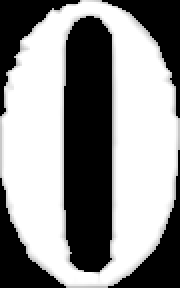
#> input picture research/templates/enormous_numbers/0.png, 90 x 144 px, found by its file name (shown 2 times larger); its folder holds only this picture in this run
$ python matcher.py --input templates/enormous_numbers
#> lines starting #> are read from the running program, lines starting #| are printed output that depends on the picture; after the words box and inside, x2 and y2 are one past the last pixel; in counts of white or black regions, pixels touching at a corner belong together
import cv2
import numpy as np
import os
import argparse
from pathlib import Path

# ===== CONFIGURATION =====
WORKING_HEIGHT = 36
CANVAS_SIZE = 64
BLUR_SIGMA = 1.0
OFFSETS = [-1, 0, 1]
# ========================

# Global pre-computed translation matrices for Wiggle SSD
WIGGLE_MATRICES = [
    np.float32([[1, 0, dx], [0, 1, dy]])
    for dy in OFFSETS
    for dx in OFFSETS
]

def calculate_h_symmetry(canvas):
    """Calculates horizontal symmetry score (lower is more symmetric)."""
    flipped = cv2.flip(canvas, 1) # 1 = horizontal flip
    diff = canvas - flipped
    return np.sum(diff * diff)

def prepare_canvas(img, target_h):
    """Scales, centers by bounding box, and blurs an image into a fixed canvas."""
    # 1. Upscale
    h_orig, w_orig = img.shape
    scale = target_h / h_orig
    new_w = max(1, int(w_orig * scale))
    upscaled = cv2.resize(img, (new_w, target_h), interpolation=cv2.INTER_CUBIC if scale > 1 else cv2.INTER_AREA)

    # 2. Find bounding box of the actual content
    _, thresh = cv2.threshold(upscaled, 1, 255, cv2.THRESH_BINARY)
    coords = cv2.findNonZero(thresh)
    if coords is None:
        return np.zeros((CANVAS_SIZE, CANVAS_SIZE), dtype=np.float32)

    x, y, w, h = cv2.boundingRect(coords)
    crop = upscaled[y:y+h, x:x+w]

    # 3. Center in canvas based on GEOMETRIC center of bounding box
    canvas = np.zeros((CANVAS_SIZE, CANVAS_SIZE), dtype=np.uint8)
    off_x = (CANVAS_SIZE - w) // 2
    off_y = (CANVAS_SIZE - h) // 2
    canvas[off_y:off_y+h, off_x:off_x+w] = crop

    # 4. Blur and convert to float (0.0 to 1.0)
    canvas_f = canvas.astype(np.float32) / 255.0
    blurred = cv2.GaussianBlur(canvas_f, (0, 0), BLUR_SIGMA)
    return blurred

def load_templates(templates_dir):
    """Loads and pre-processes digit templates."""
    templates = {}
    if not os.path.exists(templates_dir):
        print(f"Template directory {templates_dir} not found!")
        return templates

    for filename in os.listdir(templates_dir):
        if filename.endswith(".png"):
            char = filename.replace(".png", "")
            if char == "slash":
                char = "/"
            img = cv2.imread(os.path.join(templates_dir, filename), cv2.IMREAD_GRAYSCALE)
            if img is not None:
                # Pre-process template into canvas now to save time later
                templates[char] = prepare_canvas(img, WORKING_HEIGHT)
    return templates

def match_digit(digit_img, processed_templates):
    """Matches a digit image using 'Wiggle SSD' (best of pre-computed offsets)."""
    input_canvas = prepare_canvas(digit_img, WORKING_HEIGHT)

    all_matches = []

    # 1. Pre-compute 9 shifted versions of the input canvas
    shifted_inputs = []

    for dy in OFFSETS:
        for dx in OFFSETS:
            # Shift Input by (-dx, -dy)
            M = np.float32([[1, 0, -dx], [0, 1, -dy]])
            shifted = cv2.warpAffine(input_canvas, M, (CANVAS_SIZE, CANVAS_SIZE))
            shifted_inputs.append(shifted)

    # 2. Compare against all templates
    for char, template_canvas in processed_templates.items():
        best_ssd = float('inf')

        # Check against all 9 pre-shifted inputs
        for shifted_input in shifted_inputs:
            diff = shifted_input - template_canvas
            ssd = np.sum(diff * diff)
            if ssd < best_ssd:
                best_ssd = ssd

        all_matches.append((best_ssd, char))

    all_matches.sort()

    # --- TIE-BREAKER LOGIC ---
    # In small fonts, '0' is often confused with '3', '6', or '9'.
    # We use horizontal symmetry as a tie-breaker when matches are close.
    tb_info = ""
    if len(all_matches) > 1:
        best_ssd, best_char = all_matches[0]
        second_ssd, second_char = all_matches[1]

        asym_chars = {'3', '6', '9'}
        is_conflict = (best_char == '0' and second_char in asym_chars) or \
                      (best_char in asym_chars and second_char == '0')

        # Trigger if SSD difference is less than 20% of the winner
        if is_conflict:
            if (second_ssd - best_ssd < best_ssd * 0.20):
                input_canvas = prepare_canvas(digit_img, WORKING_HEIGHT)
                sym_score = calculate_h_symmetry(input_canvas)

                # 1. Identified as 0 but is asymmetric (SymH > 60) -> Swap to 3/6/9
                if best_char == '0' and sym_score > 60:
                    all_matches[0], all_matches[1] = all_matches[1], all_matches[0]
                    tb_info = f" [SwapH:{sym_score:.1f}]"
                # 2. Identified as 3/6/9 but is symmetric (SymH < 40) -> Swap to 0
                elif best_char in asym_chars and sym_score < 40:
                    all_matches[0], all_matches[1] = all_matches[1], all_matches[0]
                    tb_info = f" [SwapH:{sym_score:.1f}]"
                else:
                    tb_info = f" [TrustH:{sym_score:.1f}]"
            else:
                tb_info = " [GapOK]"

    return all_matches, tb_info

def parse_expected(filename):
    """Parses the expected value from the filename."""
    if "_val_" in filename:
        val_str = filename.split("_val_")[-1].replace(".png", "")
        if val_str == "slash": return "/"
        if val_str == "dot": return "."
        if val_str == "extra": return "extra"
        return val_str
    return "unknown"

def main():
    parser = argparse.ArgumentParser(description="Match extracted digits against templates.")
    parser.add_argument("--input", type=str, required=True, help="Directory containing extracted digit images")
    parser.add_argument("--templates", type=str, default="research/templates/enormous_numbers", help="Directory containing template images")
    args = parser.parse_args()

    # templates are now pre-processed canvases
    templates = load_templates(args.templates)
#> in load_templates, img is the input picture: shape (144, 90); min 0, max 255, mean 144.6
#> in prepare_canvas, `upscaled = cv2.resize(img, (new_w, target_h), interpolation=cv2.INTER_..`:
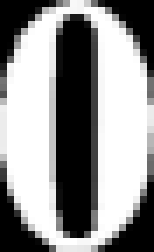
#> upscaled: shape (36, 22) (shown 7 times larger); min 0, max 255, mean 144.6
#> in prepare_canvas, `_, thresh = cv2.threshold(upscaled, 1, 255, cv2.THRESH_BINARY)`:
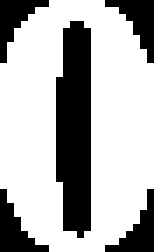
#> thresh: shape (36, 22) (shown 7 times larger); 69.4% white; 5 black regions, box (x1, y1, x2, y2) and area: (8, 3, 13, 34) 134, (15, 0, 22, 9) 28, (0, 27, 7, 36) 28, (0, 0, 7, 9) 26, (15, 27, 22, 36) 26
#> in prepare_canvas, `coords = cv2.findNonZero(thresh)`: coords = contour of 550 points, box (x1, y1, x2, y2) (0, 0, 22, 36), area 0
#> in prepare_canvas, `x, y, w, h = cv2.boundingRect(coords)`: x = 0; w = 22; h = 36
#> in prepare_canvas, `off_x = (CANVAS_SIZE - w) // 2`: off_x = 21
#> in prepare_canvas, `off_y = (CANVAS_SIZE - h) // 2`: off_y = 14
#> in prepare_canvas, `canvas[off_y:off_y+h, off_x:off_x+w] = crop`:
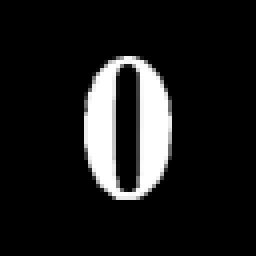
#> canvas: shape (64, 64) (shown 4 times larger); min 0, max 255, mean 28
#> in prepare_canvas, `blurred = cv2.GaussianBlur(canvas_f, (0, 0), BLUR_SIGMA)`:
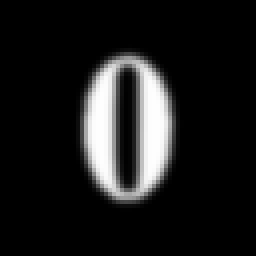
#> blurred: shape (64, 64) float32 (shown 4 times larger); min 0, max 1, mean 0.11
#> templates = 1 item
    if not templates:
        return

    input_dir = Path(args.input)
    if not input_dir.exists():
        print(f"Input directory {input_dir} not found!")
        return

    files = sorted(list(input_dir.glob("*.png")))
    print(f"Found {len(files)} digits in {input_dir}")
    print(f"{'Filename':<35} | {'Exp':<3} | {'Best':<4} | {'SSD':<7} | {'2nd':<4} | {'SSD2':<7} | {'Status'}")
    print("-" * 90)

    matches = total = 0
    mismatches = []
    closest_margin = float('inf')
    closest_info = ""

    resource_results = {}

    for f in files:
        img = cv2.imread(str(f), cv2.IMREAD_GRAYSCALE)
        if img is None: continue

        expected = parse_expected(f.name)
        all_matches, tb_info = match_digit(img, templates)
#> after the loop in match_digit, `for dy in OFFSETS:`: shifted_inputs = 9 items
#> the loop in match_digit, `for char, template_canvas in processed_templates.items():` made 1 pass
#> char on pass 1: '0'
#> after the loop in match_digit, `for char, template_canvas in processed_templates.items():`: all_matches = [(0, '0')]
#> all_matches = [(0, '0')]; tb_info = ''

        best_score, best_char = all_matches[0]
#> best_score = 0; best_char = '0'
        second_score, second_char = all_matches[1] if len(all_matches) > 1 else (float('inf'), "?")
#> second_score = inf; second_char = '?'

        # Track resource-level results
        # Filename example: wood_total_pos_00_val_5.png
        res_name = "_".join(f.stem.split("_")[:2])
        if res_name not in resource_results:
            resource_results[res_name] = []
        resource_results[res_name].append(best_char)

        margin = second_score - best_score
#> margin = inf
        if margin < closest_margin:
            closest_margin = margin
            closest_info = f"{f.name} (Best: '{best_char}', 2nd: '{second_char}', Margin: {margin:.2f})"

        status = "OK" if best_char == expected else "FAIL"
#> status = 'FAIL'
        status += tb_info

        if best_char == expected:
            matches += 1
        elif expected != "extra":
            mismatches.append((f.name, expected, best_char, best_score))

        total += 1
        print(f"{f.name[:35]:<35} | {expected:<3} | {best_char:<4} | {best_score:<7.2f} | {second_char:<4} | {second_score:<7.2f} | {status}")
#| 0.png                               | unknown | 0    | 0.00    | ?    | inf     | FAIL

    print("-" * 90)

    # Reconstructed Strings Summary
    print("\nReconstructed Value Summary:")

    # Special Case: If idle_vils was not in the segments at all, it was likely skipped as "0"
    if "idle_vils" not in resource_results:
        print(f"  {'idle_vils':<20}: 0 (Short-circuited / No segments found)")

    for res, chars in sorted(resource_results.items()):
        val_str = "".join(chars)
        print(f"  {res:<20}: {val_str}")

    if total > 0:
        print(f"\nMatch Accuracy: {matches}/{total} ({100*matches/total:.1f}%)")
        print(f"Closest Second Place: {closest_info}")

    if mismatches:
        print("\nMismatches detail:")
        for name, exp, got, score in mismatches:
            print(f"  {name}: Expected '{exp}', Got '{got}' (SSD: {score:0.3f})")
#> this loop made 1 pass
#> (name, exp, got, score) on pass 1: ('0.png', 'unknown', '0', 0)
#|   0.png: Expected 'unknown', Got '0' (SSD: 0.000)

if __name__ == "__main__":
    main()

$ run again, on research/templates/enormous_numbers/1.png
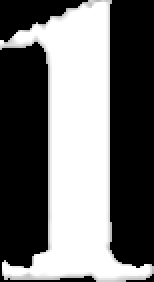
#> input picture research/templates/enormous_numbers/1.png, 77 x 141 px, found by its file name (shown 2 times larger)
#> in load_templates, img is the input picture: shape (141, 77); min 0, max 255, mean 110.8
#> coords = contour of 368 points, box (x1, y1, x2, y2) (0, 0, 19, 36), area 168
#> x = 0; w = 19; h = 36
#> off_x = 22
#> off_y = 14
#> in prepare_canvas, `canvas[off_y:off_y+h, off_x:off_x+w] = crop`:
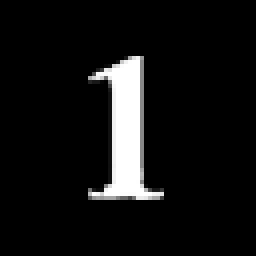
#> canvas: shape (64, 64) (shown 4 times larger); min 0, max 255, mean 18.5
#> in prepare_canvas, `blurred = cv2.GaussianBlur(canvas_f, (0, 0), BLUR_SIGMA)`:
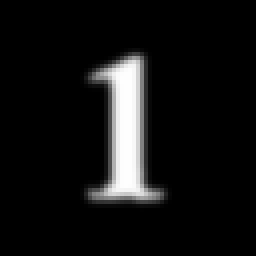
#> blurred: shape (64, 64) float32 (shown 4 times larger); min 0, max 1, mean 0.0726
#> templates = 1 item
#> after the loop in match_digit, `for dy in OFFSETS:`: shifted_inputs = 9 items
#> the loop in match_digit, `for char, template_canvas in processed_templates.items():` made 1 pass
#> char on pass 1: '1'
#> after the loop in match_digit, `for char, template_canvas in processed_templates.items():`: all_matches = [(0, '1')]
#> in main, `all_matches, tb_info = match_digit(img, templates)`: tb_info = ''
#> best_score = 0; best_char = '1'
#> second_score = inf; second_char = '?'
#> margin = inf
#> status = 'FAIL'
#| 1.png                               | unknown | 1    | 0.00    | ?    | inf     | FAIL
#> the loop in main, `for name, exp, got, score in mismatches:` made 1 pass
#> (name, exp, got, score) on pass 1: ('1.png', 'unknown', '1', 0)
#> (printed output is left out)

$ run again, on research/templates/enormous_numbers/2.png
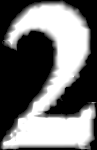
#> input picture research/templates/enormous_numbers/2.png, 97 x 150 px, found by its file name
#> in load_templates, img is the input picture: shape (150, 97); min 0, max 255, mean 114.7
#> in prepare_canvas, `_, thresh = cv2.threshold(upscaled, 1, 255, cv2.THRESH_BINARY)`:
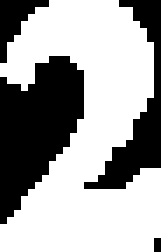
#> thresh: shape (36, 23) (shown 7 times larger); 63.8% white; 4 black regions (1 under 20 px), largest, box (x1, y1, x2, y2) and area: (0, 8, 12, 32) 180, (12, 0, 23, 27) 91, (0, 0, 7, 9) 27
#> coords = contour of 528 points, box (x1, y1, x2, y2) (0, 0, 23, 36), area 58
#> x = 0; w = 23; h = 36
#> off_x = 20
#> off_y = 14
#> in prepare_canvas, `blurred = cv2.GaussianBlur(canvas_f, (0, 0), BLUR_SIGMA)`:
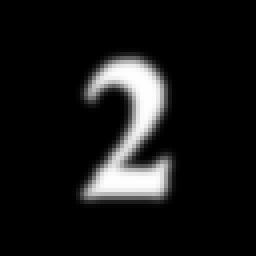
#> blurred: shape (64, 64) float32 (shown 4 times larger); min 0, max 1, mean 0.0909
#> templates = 1 item
#> after the loop in match_digit, `for dy in OFFSETS:`: shifted_inputs = 9 items
#> the loop in match_digit, `for char, template_canvas in processed_templates.items():` made 1 pass
#> char on pass 1: '2'
#> after the loop in match_digit, `for char, template_canvas in processed_templates.items():`: all_matches = [(0, '2')]
#> in main, `all_matches, tb_info = match_digit(img, templates)`: tb_info = ''
#> best_score = 0; best_char = '2'
#> second_score = inf; second_char = '?'
#> margin = inf
#> status = 'FAIL'
#| 2.png                               | unknown | 2    | 0.00    | ?    | inf     | FAIL
#> the loop in main, `for name, exp, got, score in mismatches:` made 1 pass
#> (name, exp, got, score) on pass 1: ('2.png', 'unknown', '2', 0)
#> (printed output is left out)
